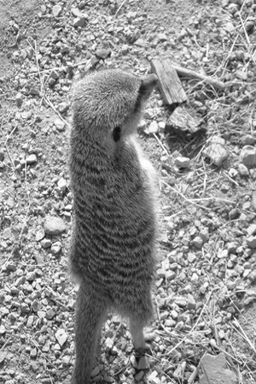
%> input picture ass1/73.png, 256 x 384 px
$ octave --eval "dftTest;"   (GNU Octave 9; MATLAB toolbox functions it lacks are replaced by stand-ins)
%> lines starting %> are read from the running program, lines starting %| are printed output that depends on the picture
%> in dftTest, img is the input picture: size 384x256 uint8; min 12, max 255, mean 144.8
### ass1/code/dft_2d.m
function img_result = dft_2d(img_input, flag)
%> called with flag = 'DFT'
  pkg load signal
  img_input = double(img_input);
  [N, M] = size(img_input);
%> N = 384; M = 256
  dft_R=zeros(N,M);
  img_result=zeros(N,M);

  if strcmp(flag, 'DFT') == 1

    % fftshift
    shift_mat = ones(size(img_input));
    for i = 1:1:numel(shift_mat)
      [y, x] = ind2sub(size(shift_mat), i);
      if mod(x+y, 2) == 1
        shift_mat(i) = -1;
      end
    end
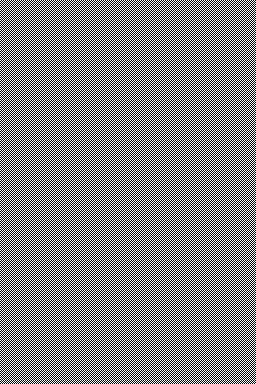
%> shift_mat: size 384x256 double; values -1 (black) and 1 (white), 50% white in thin lines or dots
    img_input = img_input .* shift_mat;
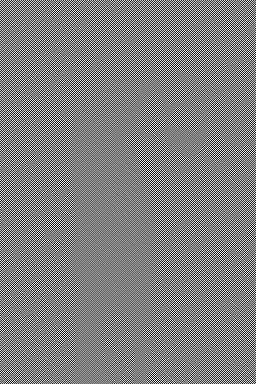
%> img_input: size 384x256 double; min -255, max 255, mean 0; drawn with min black and max white

    dft_mat = dftmtx(M);
    for row = 1:1:N
      vec = img_input(row, :)';
      dft_R(row, :) = (dft_mat' * vec)'  ;
    end

    dft_mat = dftmtx(N);
    for col = 1:1:M
      vec = dft_R(:, col);
      img_result(:, col) = dft_mat * vec;
    end

  else

    % ifftshift
    img_input = [img_input(:, ((M/2)+1):M) img_input(:, 1:M/2)];
    img_input = [img_input(((N/2)+1):N, :); img_input(1:N/2, :)];

    dft_mat = dftmtx(M);
    for row = 1:1:N
      vec = img_input(row, :)';
      dft_R(row, :) = (dft_mat * vec)'  ;
    end

    dft_mat = dftmtx(N);
    for col = 1:1:M
      vec = dft_R(:, col);
      img_result(:, col) = dft_mat' * vec;
    end

  end


### ass1/code/dftTest.m
function dftTest()
  pkg load image
  img = imread('../73.png');
  dft_img = dft_2d(img, 'DFT');
  fft_img = fft2(img);
  dft_spectrum = log10(dft_img + 1);
  dft_spectrum = mat2gray(dft_spectrum);

  idft_img = dft_2d(dft_img, 'IDFT');

  % Transform idft_img to a real-value matrix
  real_img = real(idft_img);
  real_img = mat2gray(real_img);

  figure,
  subplot(121), imshow(dft_spectrum), title('Fourier Spectrum')
%> after `imshow(dft_spectrum)`:
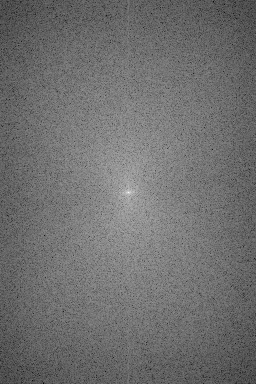
%> displayed picture: size 384x256, on the screen's scale of 0 to 255; min 0, max 255, mean 111
  subplot(122), imshow(real_img), title('Image after IDFT')
